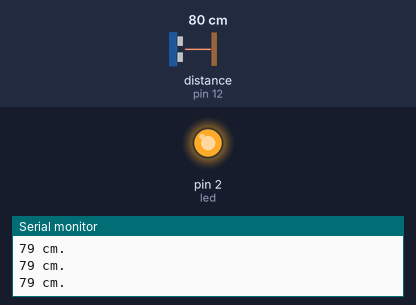
The sketch below on a simulated Arduino Uno, built with avr-gcc and run on an emulated ATmega328P. Shown: output pins drawn as LEDs (lit = HIGH), the last lines printed to the serial monitor. Wiring (inferred from the names in the program): ultrasonic range finder: trigger pin 13; echo pin 12. The inputs (shaded band) are chosen by the test bench; at power-on: distance to the obstacle (sensor on pin 12) 80 cm. The echo pulse lasts 58.3 µs per cm; pins used as bus, display or sensor lines are not drawn.

Above: at 1.3 s.
1.4 s: distance to the obstacle (sensor on pin 12) set to 195 cm
2.9 s: distance to the obstacle (sensor on pin 12) set to 205 cm
At 3.6 s:
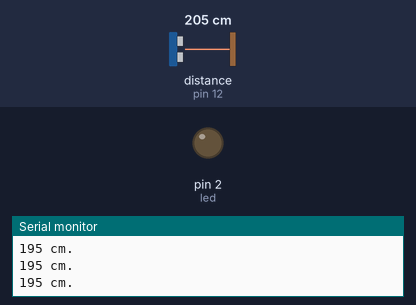
4.5 s: distance to the obstacle (sensor on pin 12) set to 2 cm
At 5.7 s:
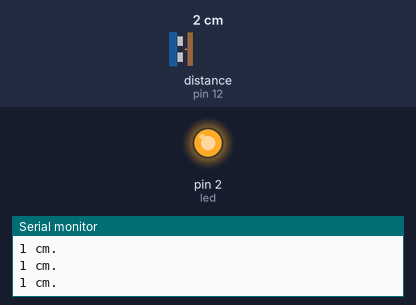
6.0 s: distance to the obstacle (sensor on pin 12) set to 250 cm
At 7.5 s:
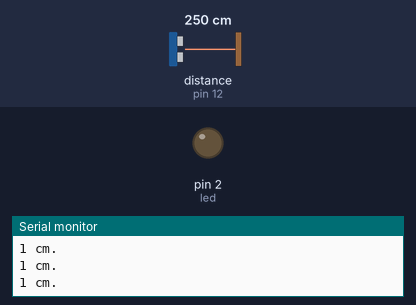
Timing chart, 0 to 8.6 s (numbered marks = the images above; inputs shaded):
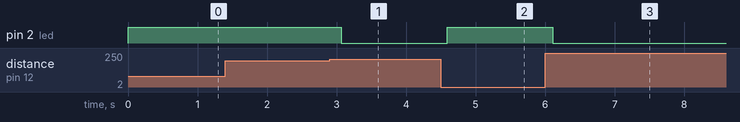

The sketch:

distance.ino
```cpp
#define trigPin 13
#define echoPin 12
#define led 2

void setup()
{
    Serial.begin (9600);
    pinMode(trigPin, OUTPUT);
    pinMode(echoPin, INPUT);
    pinMode(led, OUTPUT);
}

void loop()
{
    long duracion, distancia ;
    digitalWrite(trigPin, LOW);        // Nos aseguramos de que el trigger está desactivado
    delayMicroseconds(2);              // Para asegurarnos de que el trigger esta LOW
    digitalWrite(trigPin, HIGH);       // Activamos el pulso de salida
    delayMicroseconds(10);             // Esperamos 10µs. El pulso sigue active este tiempo
    digitalWrite(trigPin, LOW);        // Cortamos el pulso y a esperar el echo
    duracion = pulseIn(echoPin, HIGH);
    distancia = duracion / 2 / 29.1  ;
    int Limite = 200 ;                  // Medida en vacío del sensor
    if ( distancia < Limite)
         {Serial.println(String(distancia) + " cm.") ;
         digitalWrite ( led , HIGH) ;}
    else
         digitalWrite( led , LOW) ;
    delay (500) ;                  // Para limitar el número de mediciones
}
```

Measured:
- the behaviour switches between 199 and 200 cm on distance to the obstacle (sensor on pin 12) (found by bisection; images 0 and 1)
- after the input at 2.9 s, pin 2 (led): HIGH → LOW after 0.17 s
- after the input at 4.5 s, pin 2 (led): LOW → HIGH after 0.09 s
- after the input at 6.0 s, pin 2 (led): HIGH → LOW after 0.11 s
